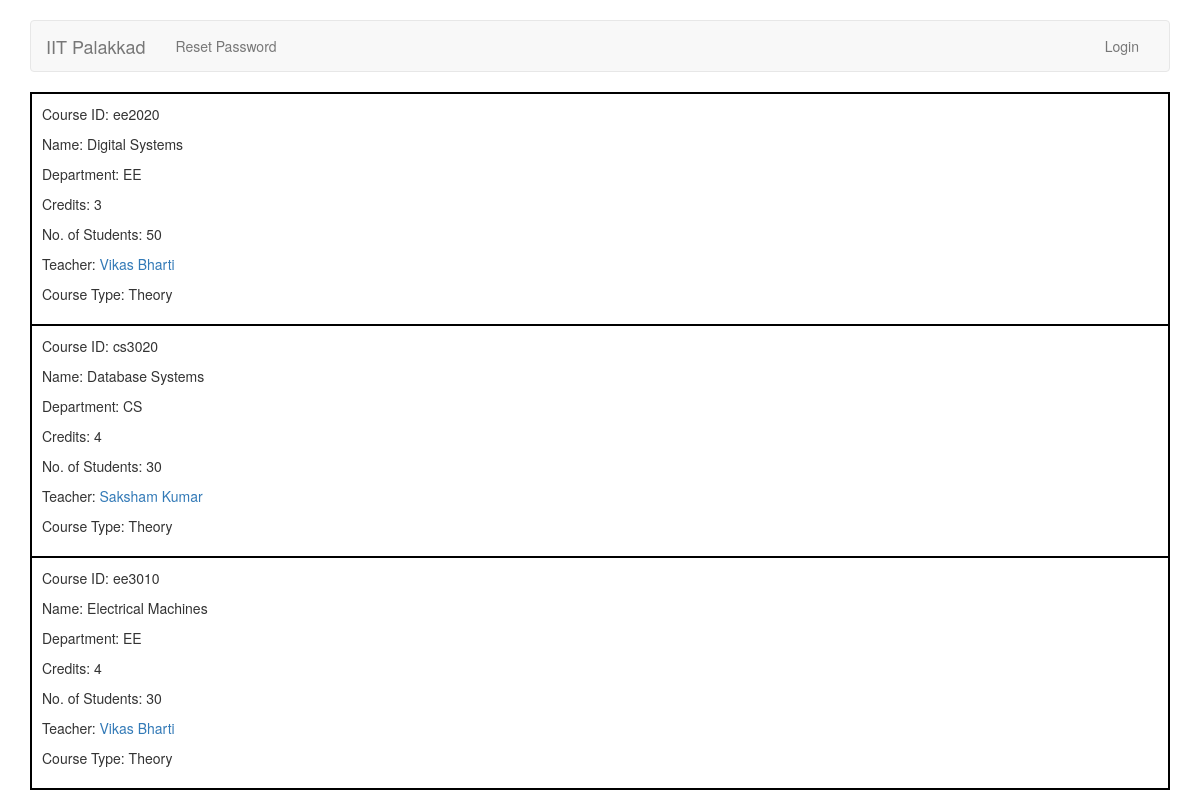
The page /accounts/display/courses/ on the database its author committed.
### accounts/models.py (models this page shows)
class Course(models.Model):
	COURSE_TYPES = (
		('L','Lab'),
		('T','Theory'),
	)
	course_id = models.CharField(max_length=20)
	name = models.CharField(max_length=255)
	department = models.CharField(max_length=100)
	credits = models.IntegerField()
	students = models.IntegerField(default=0)
	teacher = models.ForeignKey(TeacherProfile, related_name='course_teacher', on_delete=models.CASCADE)
	course_type = models.CharField(max_length=1, choices=COURSE_TYPES)
	def __str__(self):
		return self.name

class TeacherProfile(models.Model):
	user = models.OneToOneField(User, unique=True, on_delete=models.CASCADE, null=True, related_name='teacher_profile')
	phone_number = models.CharField(max_length=10)
	address = models.CharField(max_length=100)
	def __str__(self):
		return self.user.first_name + " " + self.user.last_name

class User(AbstractUser):
    	TA = 1
    	TEACHER = 2
    	ADMIN = 3
    	ROLE_CHOICES = (
        	(TA, 'TA'),
        	(TEACHER, 'Teacher'),
        	(ADMIN, 'Admin'),
    	)
	role = models.PositiveSmallIntegerField(choices=ROLE_CHOICES, null=True, blank=True)

### accounts/views.py (the view)
def display_courses(request):
	courses = Course.objects.all()
	args = { 'courses': courses }
	return render(request, 'accounts/display_courses.html', args)

### accounts/templates/accounts/display_courses.html (shortened to what this page needs)
{% extends 'base.html' %}
{% block body %}
	<div class="container">
	<table style="border: 1px solid black; width:100%">
	{% for course in courses %}
	<tr>
	<td style="border: 2px solid black; padding:10px">
		<p>Course ID: {{ course.course_id }}</p>
		<p>Name: {{ course.name }}</p>
		<p>Department: {{ course.department }}</p>
		<p>Credits: {{ course.credits }}</p>
		<p>No. of Students: {{ course.students }}</p>
		<p>Teacher: <a href="{% url 'profile_view_other' pk=course.teacher.id %}">{{ course.teacher }}</a></p>
		{% if course.course_type == 'L' %}
			<p>Course Type: Lab</p>
		{% else %}
			<p>Course Type: Theory</p>
		{% endif %}
	</td>
	</tr>
	{% endfor %}
	</table>
	</div>
{% endblock %}

### rows shown on the page
Course: course_id "ee2020", name "Digital Systems", department "EE", credits "3", students "50", teacher "Vikas Bharti", course_type "Course Type: Theory"
Course: course_id "cs3020", name "Database Systems", department "CS", credits "4", students "30", teacher "Saksham Kumar", course_type "Course Type: Theory"
Course: course_id "ee3010", name "Electrical Machines", department "EE", credits "4", students "30", teacher "Vikas Bharti", course_type "Course Type: Theory"
